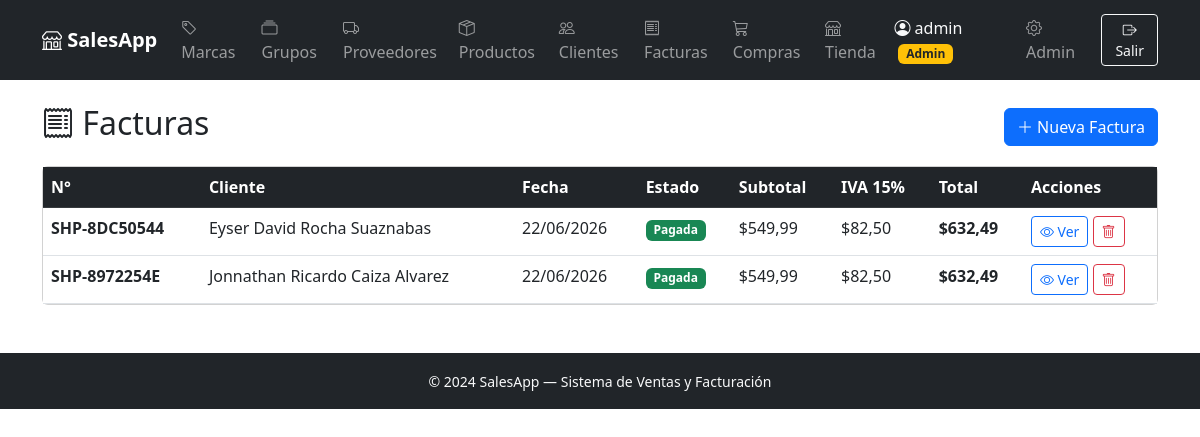
Page /invoices/ (signed in) on the committed database.
### billing/models.py (models this page shows, shortened)
class Invoice(models.Model):
    STATUS_CHOICES = [
        ('pending', 'Pendiente'),
        ('paid', 'Pagada'),
        ('cancelled', 'Anulada'),
    ]
    number = models.CharField(max_length=20, unique=True, verbose_name='Número')
    customer = models.ForeignKey(
        Customer, on_delete=models.PROTECT, verbose_name='Cliente', related_name='invoices'
    )
    created_by = models.ForeignKey(
        User, on_delete=models.PROTECT, verbose_name='Creado por', null=True, blank=True
    )
    date = models.DateField(auto_now_add=True, verbose_name='Fecha')
    status = models.CharField(max_length=10, choices=STATUS_CHOICES, default='pending', verbose_name='Estado')
    subtotal = models.DecimalField(max_digits=12, decimal_places=2, default=Decimal('0.00'), verbose_name='Subtotal')
    iva = models.DecimalField(max_digits=12, decimal_places=2, default=Decimal('0.00'), verbose_name='IVA (15%)')
    total = models.DecimalField(max_digits=12, decimal_places=2, default=Decimal('0.00'), verbose_name='Total')
    class Meta:
        verbose_name = 'Factura'
        verbose_name_plural = 'Facturas'
        ordering = ['-date', '-id']

class Customer(models.Model):
    cedula = models.CharField(
        max_length=13,
        unique=True,
        verbose_name='Cédula/RUC',
        validators=[validate_cedula_ec],
    )
    first_name = models.CharField(max_length=100, verbose_name='Nombres')
    last_name = models.CharField(max_length=100, verbose_name='Apellidos')
    email = models.EmailField(blank=True, verbose_name='Email')
    phone = models.CharField(max_length=20, blank=True, verbose_name='Teléfono')
    address = models.TextField(blank=True, verbose_name='Dirección')
    class Meta:
        verbose_name = 'Cliente'
        verbose_name_plural = 'Clientes'
        ordering = ['last_name', 'first_name']
    def get_full_name(self):
        return f'{self.first_name} {self.last_name}'

### billing/views.py (the view)
# urls.py: path('invoices/', views.invoice_list, name='invoice_list'),
@login_required
@staff_required
def invoice_list(request):
    invoices = Invoice.objects.select_related('customer').order_by('-date', '-id')
    return render(request, 'billing/invoice_list.html', {'invoices': invoices})

### billing/context_processors.py (called while the page is built)
def cart_count(request):
    cart = request.session.get('cart', {})
    return {'cart_count': sum(v['qty'] for v in cart.values())}

### billing/views.py (called while the page is built)
def staff_required(view_func):
    @wraps(view_func)
    def wrapper(request, *args, **kwargs):
        if not request.user.is_staff:
            messages.error(request, 'Solo el personal autorizado puede acceder a esa sección.')
            return redirect('billing:shop_catalog')
        return view_func(request, *args, **kwargs)
    return wrapper

### billing/templates/billing/invoice_list.html (shortened to what this page needs)
{% extends "billing/base.html" %}
{% block content %}
<div class="d-flex justify-content-between align-items-center mb-3">
  <h2><i class="bi bi-receipt"></i> Facturas</h2>
  <a href="{% url 'billing:invoice_create' %}" class="btn btn-primary">
    <i class="bi bi-plus-lg"></i> Nueva Factura
  </a>
</div>
<div class="card">
  <div class="card-body p-0">
    <table class="table table-hover mb-0">
      <thead class="table-dark">
        <tr>
          <th>N°</th>
          <th>Cliente</th>
          <th>Fecha</th>
          <th>Estado</th>
          <th>Subtotal</th>
          <th>IVA 15%</th>
          <th>Total</th>
          <th>Acciones</th>
        </tr>
      </thead>
      <tbody>
        {% for inv in invoices %}
        <tr>
          <td><strong>{{ inv.number }}</strong></td>
          <td>{{ inv.customer.get_full_name }}</td>
          <td>{{ inv.date|date:"d/m/Y" }}</td>
          <td>
            {% if inv.status == 'paid' %}
              <span class="badge bg-success">Pagada</span>
            {% elif inv.status == 'pending' %}
              <span class="badge bg-warning text-dark">Pendiente</span>
            {% else %}
              <span class="badge bg-danger">Anulada</span>
            {% endif %}
          </td>
          <td>${{ inv.subtotal }}</td>
          <td>${{ inv.iva }}</td>
          <td><strong>${{ inv.total }}</strong></td>
          <td>
            <a href="{% url 'billing:invoice_detail' inv.pk %}" class="btn btn-sm btn-outline-primary">
              <i class="bi bi-eye"></i> Ver
            </a>
            <a href="{% url 'billing:invoice_delete' inv.pk %}" class="btn btn-sm btn-outline-danger">
              <i class="bi bi-trash"></i>
            </a>
          </td>
        </tr>
        {% empty %}
        <tr><td colspan="8" class="text-center text-muted py-3">No hay facturas registradas.</td></tr>
        {% endfor %}
      </tbody>
    </table>
  </div>
</div>
{% endblock %}

### billing/templates/billing/base.html (shortened to what this page needs)
<!DOCTYPE html>
<html lang="es">
<head>
  <link href="https://cdn.jsdelivr.net/npm/bootstrap@5.3.0/dist/css/bootstrap.min.css" rel="stylesheet">
  <link href="https://cdn.jsdelivr.net/npm/bootstrap-icons@1.11.0/font/bootstrap-icons.css" rel="stylesheet">
</head>
<body>
<nav class="navbar navbar-expand-lg navbar-dark bg-dark">
  <div class="container">
    <a class="navbar-brand fw-bold" href="{% if user.is_staff %}{% url 'billing:home' %}{% else %}{% url 'billing:shop_catalog' %}{% endif %}">
      <i class="bi bi-shop"></i> SalesApp
    </a>
    <div class="collapse navbar-collapse" id="navMenu">
      {% if user.is_authenticated %}
      {% if user.is_staff %}
      <ul class="navbar-nav me-auto">
        <li class="nav-item">
          <a class="nav-link" href="{% url 'billing:brand_list' %}"><i class="bi bi-tag"></i> Marcas</a>
        </li>
        <li class="nav-item">
          <a class="nav-link" href="{% url 'billing:productgroup_list' %}"><i class="bi bi-collection"></i> Grupos</a>
        </li>
        <li class="nav-item">
          <a class="nav-link" href="{% url 'billing:supplier_list' %}"><i class="bi bi-truck"></i> Proveedores</a>
        </li>
        <li class="nav-item">
          <a class="nav-link" href="{% url 'billing:product_list' %}"><i class="bi bi-box-seam"></i> Productos</a>
        </li>
        <li class="nav-item">
          <a class="nav-link" href="{% url 'billing:customer_list' %}"><i class="bi bi-people"></i> Clientes</a>
        </li>
        <li class="nav-item">
          <a class="nav-link" href="{% url 'billing:invoice_list' %}"><i class="bi bi-receipt"></i> Facturas</a>
        </li>
        <li class="nav-item">
          <a class="nav-link" href="{% url 'purchasing:purchase_list' %}"><i class="bi bi-cart3"></i> Compras</a>
        </li>
        <li class="nav-item">
          <a class="nav-link" href="{% url 'billing:shop_catalog' %}"><i class="bi bi-shop"></i> Tienda</a>
        </li>
      </ul>
      {% endif %}
      <ul class="navbar-nav ms-auto align-items-center">
        <li class="nav-item me-2">
          <span class="navbar-text text-light">
            <i class="bi bi-person-circle"></i> {{ user.get_full_name|default:user.username }}
            {% if user.is_staff %}<span class="badge bg-warning text-dark ms-1">Admin</span>{% endif %}
          </span>
        </li>
        {% if user.is_staff %}
        <li class="nav-item me-2">
          <a class="nav-link" href="/admin/"><i class="bi bi-gear"></i> Admin</a>
        </li>
        {% endif %}
        <li class="nav-item">
          <form method="post" action="{% url 'logout' %}" class="d-inline">
            <button type="submit" class="btn btn-outline-light btn-sm">
              <i class="bi bi-box-arrow-right"></i> Salir
            </button>
          </form>
        </li>
      </ul>
      {% endif %}
    </div>
  </div>
</nav>
<div class="container mt-4">
  {% block content %}{% endblock %}
</div>
<footer class="bg-dark text-light text-center py-3 mt-5">
  <small>&copy; 2024 SalesApp &mdash; Sistema de Ventas y Facturación</small>
</footer>
</body>
</html>

### rows in the picture
Invoice: number "SHP-8DC50544", customer.get_full_name "Eyser David Rocha Suaznabas", date "22/06/2026", status "Pagada", subtotal "549,99", iva "82,50", total "632,49"
Invoice: number "SHP-8972254E", customer.get_full_name "Jonnathan Ricardo Caiza Alvarez", date "22/06/2026", status "Pagada", subtotal "549,99", iva "82,50", total "632,49"

### other values in the picture
{{ user.get_full_name|default:user.username }} "admin"
